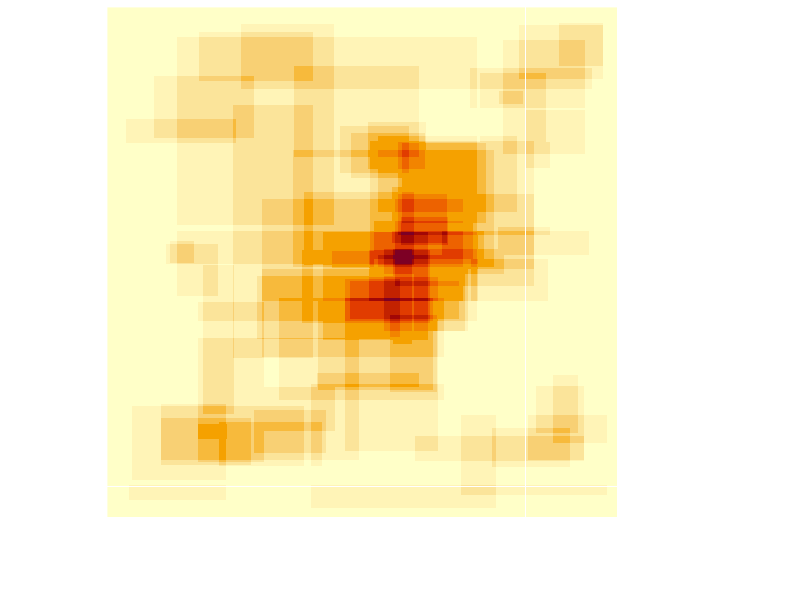

This figure's R source: (Note: this script raises an error after producing the figure.)
library(dplyr)
library(openxlsx)
library(gplots)
library(ggplot2)

answerstable <- read.csv(file = 'myapp/data/RQ1_corrected_scaled.csv', header=TRUE) #importiere das answers file
dfall <- answerstable %>% filter(QUES2SURV_METHOD == "classic" & ANS2SURV_ANSWERED == 1)
scenarios <- as.data.frame(table(dfall$QUES_ID))
numberscenarios  <- nrow(scenarios)
for (anz in 1:numberscenarios) {
  actualscenario =as.vector(scenarios[anz,1])
  print (actualscenario)
  scentext <- (paste0("Scenario ", actualscenario))
  print (actualscenario) 
  df <- answerstable %>% filter(QUES2SURV_METHOD == "classic" & ANS2SURV_ANSWERED == 1 & QUES_ID == actualscenario)# & ACC2SURV_ACCID == "22")
  #print (df)
  numberofanswers <- nrow(df)
  values <- seq(0, 100, by = 0.25)
  D <- expand.grid(values, values)
  D <- cbind(D, count = 0)
  names(D) <- c("x", "y", "count")
  print (D)

for (i in 1:numberofanswers){
  print (i)
  AccId <- df[i,"ACC2SURV_ACCID"]
  QuesId <- df[i,"QUES_ID"]
  UncertaintyI <- df[i,"uncertaintyIPixel"]
  UncertaintyO <- df[i,"uncertaintyOPixel"]
  Role <- df[i,"ACC2SURV_ROLE"]
  GroupId <- df[i,"ACC2SURV_GROUPID"]
  x.min <- df[i,"scaled_X1"]
  x.max <- df[i,"scaled_X2"]
  y.min <- df[i,"scaled_Y1"]
  y.max <- df[i,"scaled_Y2"]

  
  
  index <- which( D[,"x"] >= x.min & D[,"x"] <= x.max &
                    D[,"y"] >= y.min & D[,"y"] <= y.max)
  
  D[index,"count"] <- D[index,"count"] + 1 
 
  
}
  print(D)

  
  scenfile <- (paste0("myapp/files/4_heatmap/",scentext,"_transformed_new.xlsx"))
  scenpic <- (paste0("myapp/pictures/17_heatmap_pixel_graphic/",scentext,"_heatmap.bmp"))
  
  mat1 <- matrix(D$count,ncol=401,nrow=401,byrow=TRUE)
  
  datahm <- as.matrix(mat1)  

  bmp(file=scenpic, width = 1000, height = 1000, units = 'px', res = 100)
  heatmap(datahm, Colv = NA, Rowv = NA, scale="none",labRow = NA, labCol = NA) # Achsenbeschriftungen entfernen
          
  dev.off()
  
  
#print (D)  

#print (scenfile)

write.csv(D, paste0("myapp/files/4_heatmap/", scentext,"_transformed_new.csv"), row.names=TRUE)
write.xlsx(D,file = scenfile, rowNames=TRUE)
  
}
